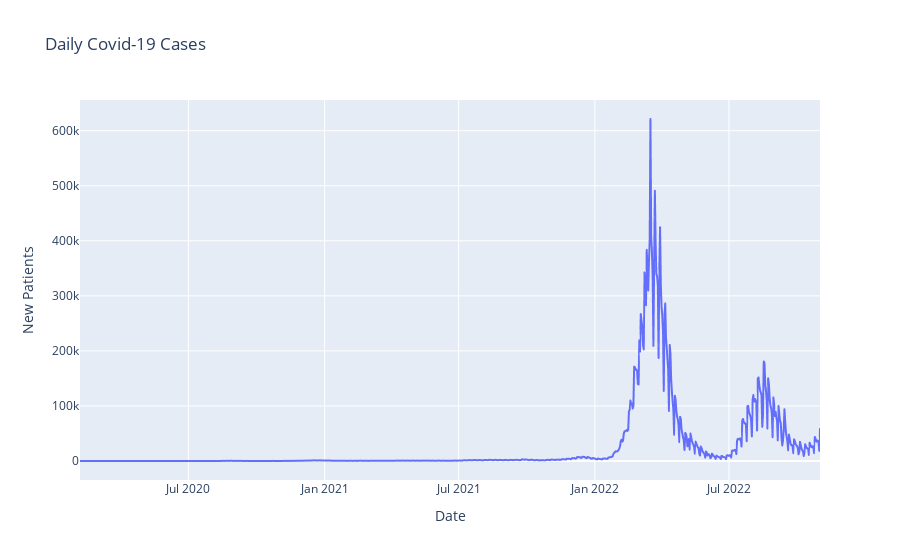

Source (notebook cell):
### Code cell
fig = px.line(covid, x, y, title="Daily Covid-19 Cases",
             labels={
                 "date" : "Date", "nat_new" : "New Patients"
             })
fig.show()

### Figure 1 — Plotly figure (JSON) as saved in the notebook; plotly's stock layout.template omitted (floating-point values rounded to 4 significant figures; data arrays with more than 128 entries replaced by an {"elided": "..."} marker saying what was removed)
{"data": [{"hovertemplate": "Date=%{x}<br>New Patients=%{y}<extra></extra>", "legendgroup": "", "line": {"color": "#636efa", "dash": "solid"}, "marker": {"symbol": "circle"}, "mode": "lines", "name": "", "showlegend": false, "type": "scattergl", "x": {"elided": "1002 str values"}, "xaxis": "x", "y": {"elided": "1002 int values"}, "yaxis": "y"}], "layout": {"legend": {"tracegroupgap": 0}, "title": {"text": "Daily Covid-19 Cases"}, "xaxis": {"anchor": "y", "domain": [0, 1], "title": {"text": "Date"}}, "yaxis": {"anchor": "x", "domain": [0, 1], "title": {"text": "New Patients"}}}}
